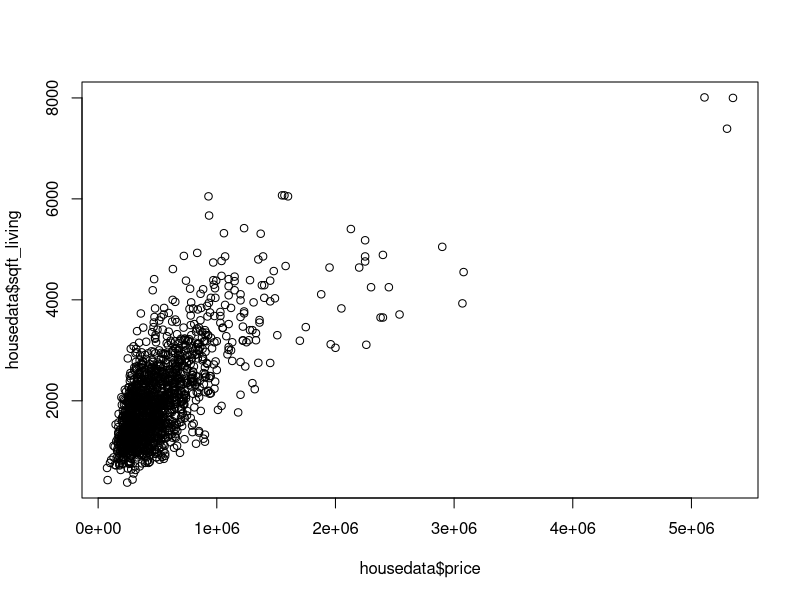

R code for this plot:

housedata <- read.csv("AttD02C.csv")
data = housedata

## 75% of the sample sizea
smp_size <- floor(0.8 * nrow(housedata))
print(smp_size)

train_ind <- sample(seq_len(nrow(housedata)), size = smp_size)

train <- housedata[train_ind, ]
test <- housedata[-train_ind, ]
print(train)
relation <- lm((train$price) ~ (train$sqft_living)  + (train$bedrooms)  + train$sqft_lot15 + train$zipcode+ train$yr_built + train$lat + train$yr_renovated  + train$lat +  train$floors + train$waterfront + train$view + train$condition + train$grade + train$long ,train)
cor(train$price,train$sqft_lot15)
plot(housedata$price,housedata$sqft_living)
print(relation)
print(summary(relation))
res_id = residuals(relation)
as.data.frame(res_id)

result <- predict(relation,newdata = test)
print(result)
#rmse <- sqrt( sum( (test$price-result)^2 , na.rm = TRUE ) / nrow(df) )
RMSE <- sqrt(mean(((test$price)-result)^2))
print(RMSE)

